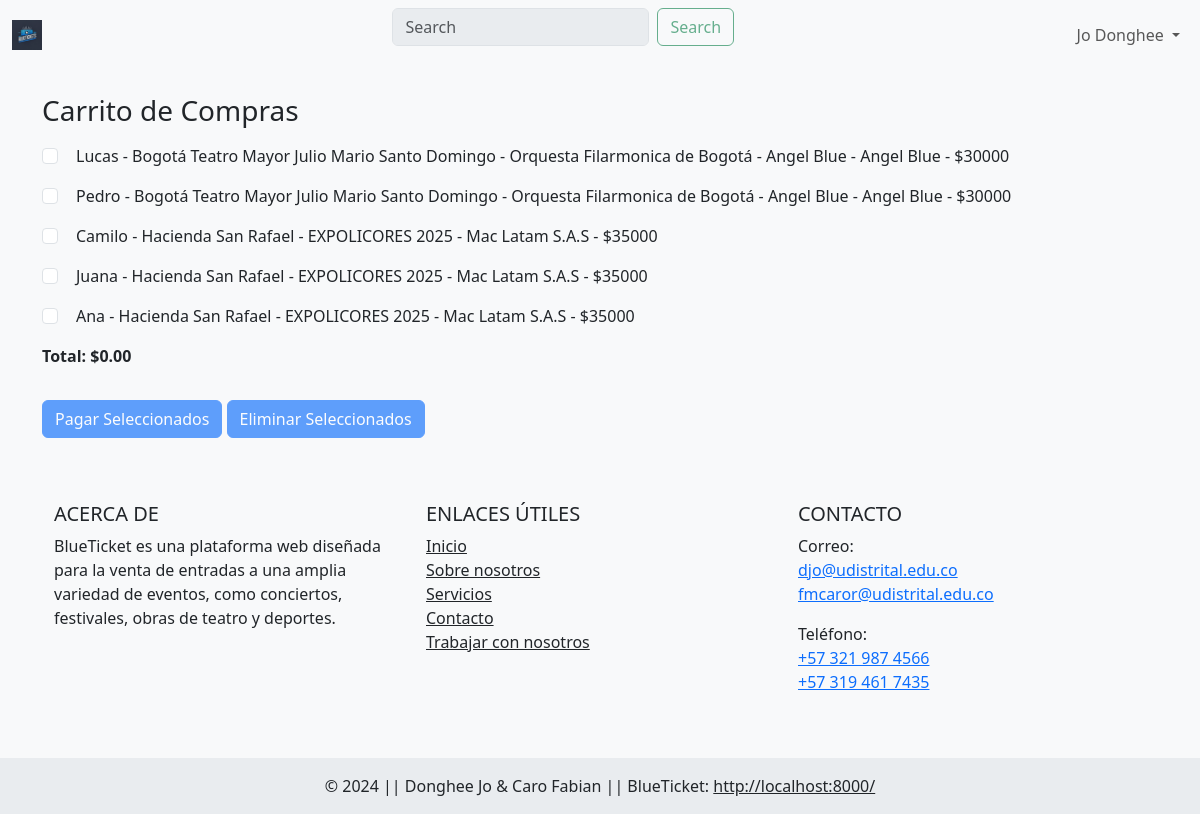
Page /carro (signed in) on the committed database.
### tables this page shows
CREATE TABLE `cliente` (
  `idCliente` int NOT NULL AUTO_INCREMENT,
  `nombre` varchar(45) NOT NULL,
  `apellido` varchar(45) NOT NULL,
  `correo` varchar(45) NOT NULL,
  `clave` varchar(45) NOT NULL,
  `estado` int DEFAULT '0',
  PRIMARY KEY (`idCliente`),
  UNIQUE KEY `correo_UNIQUE` (`correo`),
  CONSTRAINT `cliente_chk_1` CHECK ((`estado` in (0,1,2)))
);

CREATE TABLE `carro` (
  `idCarro` int NOT NULL AUTO_INCREMENT,
  `nombre_usuario` varchar(45) NOT NULL,
  `idCliente` int NOT NULL,
  `idDetalle` int NOT NULL,
  PRIMARY KEY (`idCarro`),
  KEY `fk_Cliente_has_Detalle_evento_Detalle_evento1_idx` (`idDetalle`),
  KEY `fk_Cliente_has_Detalle_evento_Cliente1_idx` (`idCliente`),
  CONSTRAINT `fk_Cliente_has_Detalle_evento_Cliente1` FOREIGN KEY (`idCliente`) REFERENCES `cliente` (`idCliente`),
  CONSTRAINT `fk_Cliente_has_Detalle_evento_Detalle_evento1` FOREIGN KEY (`idDetalle`) REFERENCES `detalle_evento` (`idDetalle`)
);

CREATE TABLE `lugar` (
  `idLugar` int NOT NULL AUTO_INCREMENT,
  `nombre` varchar(45) NOT NULL,
  `direccion` varchar(45) NOT NULL,
  `capacidad_maxima` int DEFAULT NULL COMMENT 'Capacidad máxima del lugar',
  `idCiudad` int NOT NULL,
  PRIMARY KEY (`idLugar`),
  KEY `fk_Lugar_Ciudad1_idx` (`idCiudad`),
  CONSTRAINT `fk_Lugar_Ciudad1` FOREIGN KEY (`idCiudad`) REFERENCES `ciudad` (`idCiudad`)
);

CREATE TABLE `evento` (
  `idEvento` int NOT NULL AUTO_INCREMENT,
  `nombre` varchar(45) NOT NULL,
  `idProveedor` int NOT NULL,
  `idCategoria` int NOT NULL,
  `idArtista` int NOT NULL,
  `imagen` varchar(45) NOT NULL DEFAULT 'defaultImg.jpeg',
  PRIMARY KEY (`idEvento`),
  KEY `fk_Evento_Proveedor_idx` (`idProveedor`),
  KEY `fk_Evento_Categoria1_idx` (`idCategoria`),
  KEY `fk_Evento_Artista1_idx` (`idArtista`),
  CONSTRAINT `fk_Evento_Artista1` FOREIGN KEY (`idArtista`) REFERENCES `artista` (`idArtista`),
  CONSTRAINT `fk_Evento_Categoria1` FOREIGN KEY (`idCategoria`) REFERENCES `categoria` (`idCategoria`),
  CONSTRAINT `fk_Evento_Proveedor` FOREIGN KEY (`idProveedor`) REFERENCES `proveedor` (`idProveedor`)
);

CREATE TABLE `artista` (
  `idArtista` int NOT NULL AUTO_INCREMENT,
  `nombre` varchar(45) NOT NULL,
  PRIMARY KEY (`idArtista`)
);

CREATE TABLE `detalle_evento` (
  `idDetalle` int NOT NULL AUTO_INCREMENT,
  `fecha` date NOT NULL,
  `hora_inicio` time NOT NULL,
  `hora_final` time NOT NULL,
  `costo` double NOT NULL,
  `aforo` int NOT NULL,
  `idLugar` int NOT NULL,
  `idEvento` int NOT NULL,
  PRIMARY KEY (`idDetalle`),
  KEY `fk_Lugar_Evento_Lugar1_idx` (`idLugar`),
  KEY `fk_Lugar_Evento_Evento1_idx` (`idEvento`),
  CONSTRAINT `fk_Lugar_Evento_Evento1` FOREIGN KEY (`idEvento`) REFERENCES `evento` (`idEvento`),
  CONSTRAINT `fk_Lugar_Evento_Lugar1` FOREIGN KEY (`idLugar`) REFERENCES `lugar` (`idLugar`)
);

### src/Logic/Cliente.php (called while the page is built, shortened)
<?php
require_once(__DIR__ . '/../Database/Conexion.php');
class Cliente
{
    private $idCliente;
    private $nombre;
    private $apellido;
    public function __construct(
        $idCliente = 0,
        $nombre = "",
        $apellido = "",
        $correo = "",
        $clave = "",
        $estado = 0
    ) {
        $this->idCliente = $idCliente;
        $this->nombre = $nombre;
        $this->apellido = $apellido;
    }
    public function getNombre()
    {
        return $this->nombre;
    }
    public function getApellido()
    {
        return $this->apellido;
    }
    public function consultar()
    {
        $conexion = new Conexion();
        $conexion->abrirConexion();
        $clienteDAO = new ClienteDAO($this->idCliente);
        $conexion->ejecutarConsulta($clienteDAO->consultar());
        $registro = $conexion->siguienteRegistro();
        if ($registro) {
            $this->idCliente = $registro[0];
            $this->nombre = $registro[1];
            $this->apellido = $registro[2];
        } else {
            throw new Exception("Cliente no encontrado.");
        }
    }
}

### src/Database/Conexion.php (called while the page is built, shortened)
<?php
class Conexion{
    private $mysqlConexion;
    private $resultado;
    public function abrirConexion(){
        $this -> mysqlConexion = new mysqli("localhost", "root", "1234", "blueticketv3");
    }
    public function ejecutarConsulta($sentenciaSQL){
        $this -> resultado = $this -> mysqlConexion -> query($sentenciaSQL);
    }
    public function siguienteRegistro(){
        return $this -> resultado -> fetch_row();
    }
}
?>

### src/Logic/Carro.php (called while the page is built, shortened)
<?php
require_once (__DIR__ . '/../Database/Conexion.php');
require_once(__DIR__ . '/../Persistence/CarroDAO.php');
require_once(__DIR__ . '/DetallesEvento.php');
class Carro {
    public function consultarTodos($idCliente): array|Carro{
        $carros = array();
        $detalles = array();
        $conexion = new Conexion();
        $conexion -> abrirConexion();
        $carroDAO = new CarroDAO();
        $conexion -> ejecutarConsulta($carroDAO -> consultarTodos($idCliente));
        while($registro = $conexion -> siguienteRegistro()){
            if(array_key_exists($registro[2], $detalles)){
                $detalle = $detalles[$registro[2]];
            }else{
                $detalle = new DetallesEvento($registro[2]);
                $detalle -> consultar();
                $detalles[$registro[2]] = $detalle;
            }
            $carro = new Carro($registro[0], $registro[1], null, $detalle);
            array_push($carros, $carro);
        }
        return $carros;
    }
}
?>

### src/Persistence/CarroDAO.php (called while the page is built, shortened)
<?php
class CarroDAO
{
    public function consultarTodos($idCliente = 0)
    {
        return "SELECT idCarro, nombre_usuario, idDetalle FROM Carro
                where idCliente = ". $idCliente. ";";
    }
}

### src/Logic/DetallesEvento.php (called while the page is built, shortened)
<?php
require_once (__DIR__ . '/../Database/Conexion.php');
require_once (__DIR__ . '/../Persistence/DetallesEventoDAO.php');
require_once (__DIR__ . '/Lugar.php');
require_once (__DIR__ . '/Evento.php');
class DetallesEvento {
    private $idDetallesEvento;
    public function __construct($idDetallesEvento=0, $fechaEvento="", $horaInicioEvento="", $horaFinEvento="", $costoEvento=0, $aforoEvento=0, $lugar="", $evento="") {
        $this->idDetallesEvento = $idDetallesEvento;
    }
    public function consultar(){
        $conexion = new Conexion();
        $conexion -> abrirConexion();
        $detalleDAO = new DetallesEventoDAO($this->idDetallesEvento);
        $conexion->ejecutarConsulta($detalleDAO->consultar());
        $registro = $conexion->siguienteRegistro();
        $this->idDetallesEvento = $registro[0];
        $lugar = new Lugar($registro[6]);
        $lugar->consultar();
        $evento = new Evento($registro[7]);
        $evento->consultar();
    }
}
?>

### src/Persistence/DetallesEventoDAO.php (called while the page is built, shortened)
<?php
class DetallesEventoDAO {
    private $idDetallesEvento;
    public function __construct($idDetallesEvento=0, $fechaEvento="", $horaInicioEvento="", $horaFinEvento="", $costoEvento=0, $aforoEvento=0, $idLugarEvento=null, $idEvento=null) {
        $this->idDetallesEvento = $idDetallesEvento;
    }
    public function consultar() {
        return "SELECT idDetalle, fecha, hora_inicio, hora_final, costo, aforo, idLugar, idEvento FROM detalle_evento
                where idDetalle = ". $this->idDetallesEvento.";";
    }
}
?>

### src/Logic/Lugar.php (called while the page is built, shortened)
<?php
require_once (__DIR__ . '/../Database/Conexion.php');
require(__DIR__ . '/../Persistence/LugarDAO.php');
require_once(__DIR__ . '/Ciudad.php');
class Lugar {
    private $idLugar;
    public function __construct($idLugar = 0, $nombreLugar = "", $direccionLugar = "", $capacidadMaximaLugar = "", $ciudad = null) {
        $this->idLugar = $idLugar;
    }
    public function consultar(){
        $conexion = new Conexion();
        $conexion -> abrirConexion();
        $lugarDAO = new LugarDAO($this->idLugar);
        $conexion->ejecutarConsulta($lugarDAO->consultar());
        $registro = $conexion->siguienteRegistro();
        $ciudad = new Ciudad($registro[2]);
        $ciudad->consultar();
    }
}
?>

### src/Persistence/LugarDAO.php (called while the page is built, shortened)
<?php
class LugarDAO {
    private $idLugar;
    public function __construct($idLugar = 0, $nombreLugar = "", $direccionLugar = "") {
        $this->idLugar = $idLugar;
    }
    public function consultar() {
        return "SELECT nombre,direccion,idCiudad FROM lugar WHERE idLugar ='" . $this->idLugar . "'";
    }
}
?>

### src/Logic/Ciudad.php (called while the page is built, shortened)
<?php
require_once (__DIR__ . '/../Database/Conexion.php');
require_once(__DIR__ . '/../Persistence/CiudadDAO.php');
class Ciudad {
    private $idCiudad;
    public function __construct($idCiudad = 0, $nombreCiudad = "") {
        $this->idCiudad = $idCiudad;
    }
    public function consultar() {
        $conexion = new Conexion();
        $conexion->abrirConexion();
        $ciudadDAO = new CiudadDAO($this->idCiudad);
        $conexion->ejecutarConsulta($ciudadDAO->consultar());
        $registro = $conexion->siguienteRegistro();
    }
}
?>

### src/Persistence/CiudadDAO.php (called while the page is built, shortened)
<?php
class CiudadDAO {
    private $idCiudad;
    public function __construct($idCiudad = 0, $nombreCiudad = "") {
        $this->idCiudad = $idCiudad;
    }
    public function consultar() {
        return "SELECT nombre FROM ciudad WHERE idCiudad = '" . $this->idCiudad . "'";
    }
}
?>

### src/Logic/Evento.php (called while the page is built, shortened)
<?php
require_once (__DIR__ . '/../Database/Conexion.php');
require_once (__DIR__ . '/../Persistence/EventoDAO.php');
require_once(__DIR__ . '/Categoria.php');
require_once(__DIR__ . '/Artista.php');
class Evento{
    private $idEvento;
    public function __construct($idEvento=0, $nombreEvento="", $categoria=null, $artista=null,$imagen = null) {
        $this -> idEvento = $idEvento;
    }
    public function consultar(){
        $conexion = new Conexion();
        $conexion -> abrirConexion();
        $eventoDAO = new EventoDAO($this->idEvento);
        $conexion->ejecutarConsulta($eventoDAO->consultar());
        $registro = $conexion->siguienteRegistro();
        $categoria = new Categoria($registro[2]);
        $categoria->consultar();
        $artista = new Artista($registro[3]);
    }
}
?>

### src/Persistence/EventoDAO.php (called while the page is built, shortened)
<?php
class EventoDAO{
    private $idEvento;
    public function __construct($idEvento=0, $nombreEvento="", $categoria=null, $artista=null,$imagen = null) {
        $this -> idEvento = $idEvento;
    }
    public function consultar() {
        return "SELECT nombre, idProveedor, idCategoria, idArtista, imagen FROM evento WHERE idEvento ='" . $this->idEvento . "'";
    }
}
?>

### src/Logic/Categoria.php (called while the page is built, shortened)
<?php
require_once (__DIR__ . '/../Database/Conexion.php');
require_once (__DIR__ . '/../Persistence/CategoriaDAO.php');
class Categoria{
    private $idCategoria;
    public function __construct($idCategoria=0, $nombre=""){
        $this -> idCategoria = $idCategoria;
    }
    public function consultar(){
        $conexion = new Conexion();
        $conexion -> abrirConexion();
        $categoriaDAO = new CategoriaDAO($this -> idCategoria);
        $conexion -> ejecutarConsulta($categoriaDAO -> consultar());
        $registro = $conexion -> siguienteRegistro();
    }
}
?>

### src/Persistence/CategoriaDAO.php (called while the page is built, shortened)
<?php
class CategoriaDAO{
    private $idCategoria;
    public function __construct($idCategoria=0, $nombre=""){
        $this -> idCategoria = $idCategoria;
    }
    public function consultar(){
        return "select nombre
                from Categoria
                where idCategoria = '" . $this -> idCategoria . "'";
    }
}
?>

### src/Logic/Artista.php (called while the page is built, shortened)
<?php
require_once (__DIR__ . '/../Database/Conexion.php');
class Artista{
    public function consultar(){
        $conexion = new Conexion();
    }
}
?>

### public/views/cliente/carro.php (the view, shortened to what this page needs)
<?php
require_once(__DIR__ . '/../../../src/Logic/Carro.php');
$carro = new Carro();
$carros = $carro->consultarTodos($idCliente);
?>
<form id="formulario" action="/facturaCarro" method="POST" class="mt-4">
    <div class="container">
        <h3 class="mb-3">Carrito de Compras</h3>
        <?php
        foreach ($carros as $index => $temp) {
            $costo = $temp->getDetallesEvento()->getCostoEvento();
            echo '<div class="form-check mb-3">';
            echo '<input type="checkbox" class="form-check-input" name="items[]" id="item_' . $index . '" value="' . $index . '" data-costo="' . $costo . '" onchange="actualizarBoton()"> ';
            echo '<label class="form-check-label" for="item_' . $index . '">';
            echo $temp->getNombre() . " - " . $temp->getDetallesEvento()->getLugar()->getNombreLugar() .
                " - " . $temp->getDetallesEvento()->getEvento()->getNombreEvento() .
                " - " . $temp->getDetallesEvento()->getEvento()->getArtista()->getNombre() .
                " - $" . $costo;
            echo '</label>';
            echo '</div>';
        }
        ?>
        <div class="mt-3">
            <p id="total" class="fw-bold">Total: $0.00</p>
        </div>
        <button type="submit" id="btnPagar" class="btn btn-primary mt-3" disabled>Pagar Seleccionados</button>
        <button type="submit" id="btnCancelar" class="btn btn-primary mt-3" disabled onclick="cambiarDireccion('/carro')">Eliminar Seleccionados</button>
    </div>
</form>

### public/views/shared/navbar.php (shortened to what this page needs)
<?php
require_once (__DIR__ .'/../../../src/Logic/Cliente.php');
?>
<nav class="navbar navbar-expand-lg bg-body-tertiary">
    <div class="container-fluid">
        <a class="navbar-brand" href="/">
            <img src="/assets/images/logo.webp" style="width: 30px; height: 30px;" alt="Logo">
        </a>
        <div class="collapse navbar-collapse justify-content-center" id="navbarSupportedContent">
            <form class="d-flex" role="search">
                <input class="form-control me-2" type="search" placeholder="Search" aria-label="Search" disabled>
                <button class="btn btn-outline-success" type="submit" disabled>Search</button>
            </form>
        </div>
        <div class="ml-auto">
            <?php
            if (!isset($_SESSION["idCliente"])) {
            ?>
                <ul class="navbar-nav me-auto mb-2 mb-lg-0">
                    <li class="nav-item">
                        <a class="nav-link" href="/login">Iniciar Sesión</a>
                    </li>
                    <li class="nav-item">
                        <a class="nav-link" href="/registro">Registrarse</a>
                    </li>
                </ul>
            <?php
            } else {
                $idCliente = $_SESSION["idCliente"];
                $cliente = new Cliente($idCliente);
                $cliente->consultar();
            ?>
                <ul class="navbar-nav">
                    <li class="nav-item dropdown">
                        <a class="nav-link dropdown-toggle"
                            href="#" role="button" data-bs-toggle="dropdown"
                            aria-expanded="false">
                            <?php echo $cliente->getNombre() . " " . $cliente->getApellido(); ?>
                        </a>
                    </li>
                </ul>
            <?php
            }
            ?>
        </div>
    </div>
</nav>

### public/assets/css/estilos.css (style rules this page uses)
html, body { height: 100%; margin: 0; background-color: #f8f9fa; display: flex; flex-direction: column; }
.container { flex: 1; }
ul { list-style-type: none; padding-left: 0; }
.form-check-label { margin-left: 10px; }

### rows in the picture
cliente: nombre "Jo", apellido "Donghee"
carro: nombre_usuario "Lucas", idDetalle.costo "30000"
lugar: nombre "Bogotá Teatro Mayor Julio Mario Santo Domingo"
evento: nombre "Orquesta Filarmonica de Bogotá - Angel Blue"
artista: nombre "Angel Blue"
carro: nombre_usuario "Pedro", idDetalle.costo "30000"
carro: nombre_usuario "Camilo", idDetalle.costo "35000"
lugar: nombre "Hacienda San Rafael"
evento: nombre "EXPOLICORES 2025"
artista: nombre "Mac Latam S.A.S"
carro: nombre_usuario "Juana", idDetalle.costo "35000"
carro: nombre_usuario "Ana", idDetalle.costo "35000"
